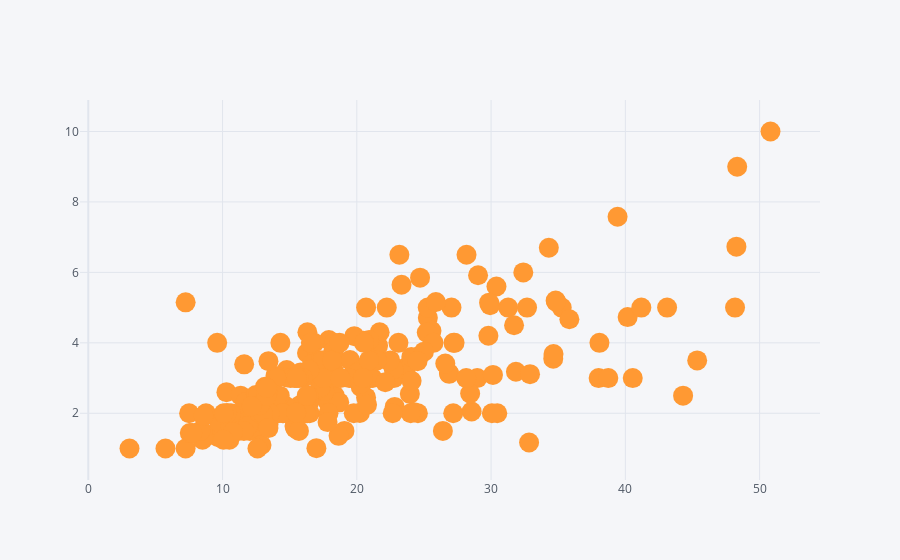

The cell this chart's notebook holds for it:
### Code cell
tips.iplot(kind='scatter',x='total_bill',y='tip',mode='markers',size=20)

### Figure 1 — Plotly figure (JSON) as saved in the notebook; plotly's stock layout.template omitted (floating-point values rounded to 4 significant figures; data arrays with more than 128 entries replaced by an {"elided": "..."} marker saying what was removed)
{"data": [{"line": {"color": "rgba(255, 153, 51, 1.0)", "dash": "solid", "shape": "linear", "width": 1.3}, "marker": {"size": 20, "symbol": "circle"}, "mode": "markers", "name": "tip", "text": "", "type": "scatter", "x": {"elided": "244 float values"}, "y": {"elided": "244 float values"}}], "layout": {"legend": {"bgcolor": "#F5F6F9", "font": {"color": "#4D5663"}}, "paper_bgcolor": "#F5F6F9", "plot_bgcolor": "#F5F6F9", "title": {"font": {"color": "#4D5663"}}, "xaxis": {"gridcolor": "#E1E5ED", "showgrid": true, "tickfont": {"color": "#4D5663"}, "title": {"font": {"color": "#4D5663"}, "text": ""}, "zerolinecolor": "#E1E5ED"}, "yaxis": {"gridcolor": "#E1E5ED", "showgrid": true, "tickfont": {"color": "#4D5663"}, "title": {"font": {"color": "#4D5663"}, "text": ""}, "zerolinecolor": "#E1E5ED"}}}
